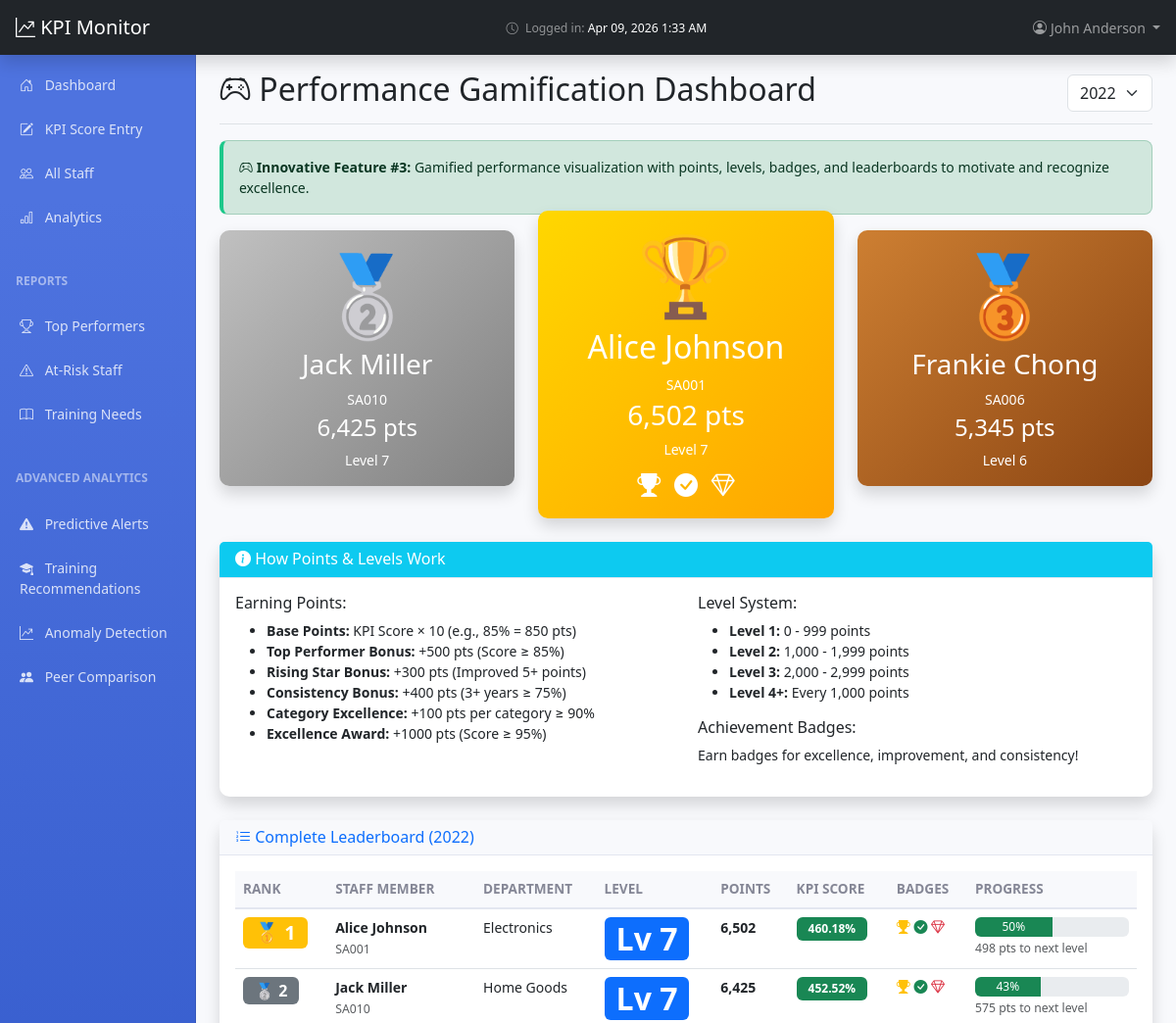
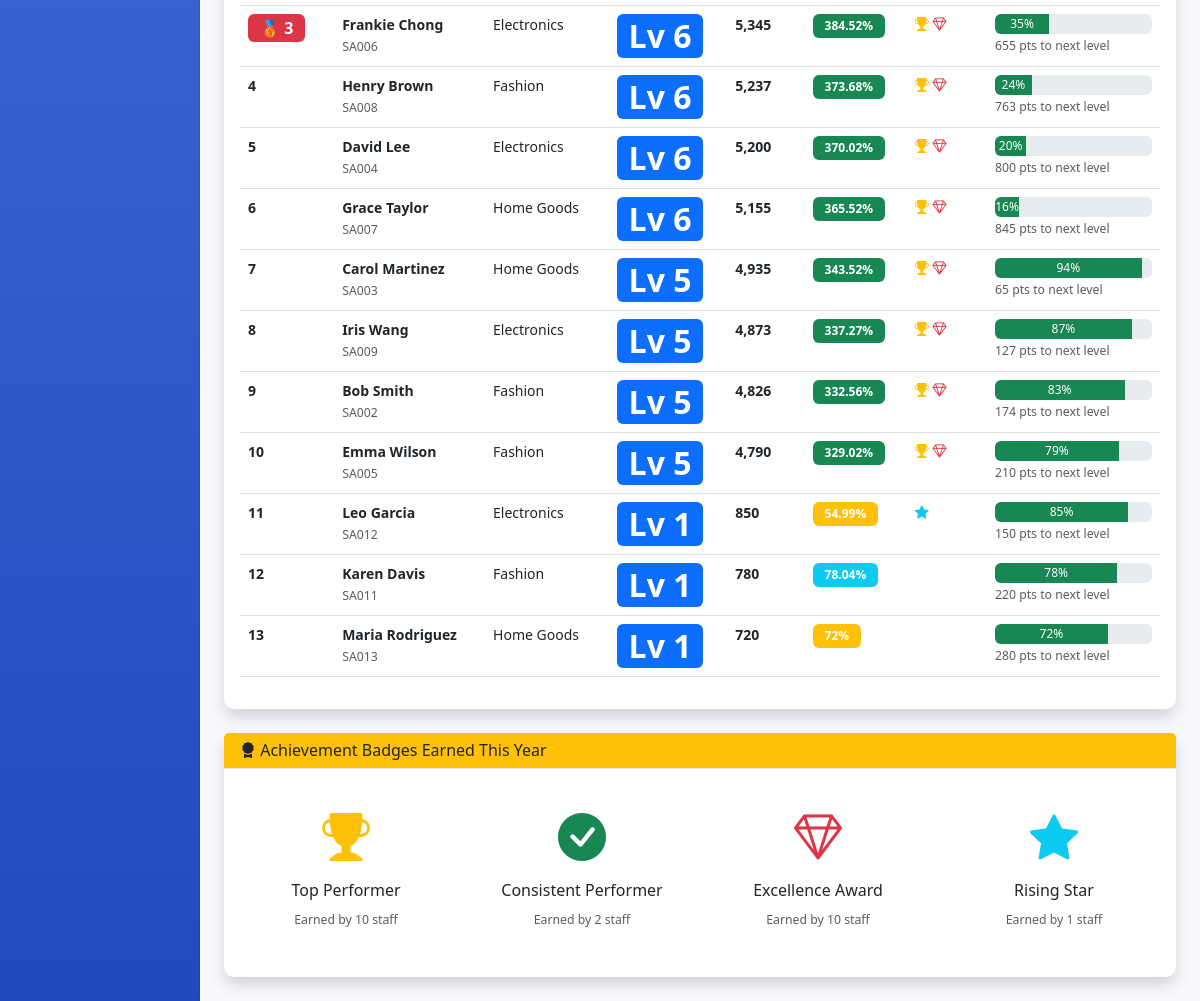
Screenshot of /supervisor/gamification.php?year=2022 (signed in) with the database file from the repository (2 pictures, top to bottom).
### tables this page shows
CREATE TABLE `staff` (
  `staff_id` int(11) NOT NULL,
  `staff_code` varchar(20) NOT NULL,
  `name` varchar(100) NOT NULL,
  `email` varchar(100) DEFAULT NULL,
  `department` varchar(100) DEFAULT NULL,
  `position` varchar(100) DEFAULT 'Sales Assistant',
  `status` enum('Active','Inactive') DEFAULT 'Active',
  `hire_date` date DEFAULT NULL,
  `photo` varchar(100) DEFAULT NULL COMMENT 'Filename in assets/photos/ e.g. Alice_Johnson.jpg',
  `created_at` timestamp NOT NULL DEFAULT current_timestamp()
);

### supervisor/gamification.php (the view, shortened to what the rows shown need)
<?php
require_once '../config/database.php';
require_once '../includes/KPICalculator.php';
$pdo = getDBConnection();
$calculator = new KPICalculator($pdo);
$current_year = date('Y');
$selected_year = $_GET['year'] ?? $current_year;
$sql = "SELECT staff_id, staff_code as staff_number, name as full_name, department as department_name, status
        FROM staff
        WHERE status = 'Active'
        ORDER BY name";
$stmt = $pdo->prepare($sql);
$stmt->execute();
$all_staff = $stmt->fetchAll();
$leaderboard = [];
foreach ($all_staff as $staff) {
    $score_data = $calculator->calculateOverallScore($staff['staff_id'], $selected_year);
    $trend = $calculator->getPerformanceTrend($staff['staff_id']);
    if ($score_data['has_data']) {
        $points = 0;
        $badges = [];
        $points += $score_data['overall_score'] * 10;
        if ($score_data['overall_score'] >= 85) {
            $points += 500;
            $badges[] = ['name' => 'Top Performer', 'icon' => 'trophy-fill', 'color' => 'warning'];
        }
        if (count($trend) >= 2) {
            $latest = end($trend);
            if ($latest['trend'] == 'improving' && $latest['change'] > 5) {
                $points += 300;
                $badges[] = ['name' => 'Rising Star', 'icon' => 'star-fill', 'color' => 'info'];
            }
        }
        $consistent_years = 0;
        foreach ($trend as $year_data) {
            if ($year_data['overall_score'] >= 75) {
                $consistent_years++;
            }
        }
        if ($consistent_years >= 3) {
            $points += 400;
            $badges[] = ['name' => 'Consistent Performer', 'icon' => 'check-circle-fill', 'color' => 'success'];
        }
        if ($score_data['overall_score'] >= 95) {
            $badges[] = ['name' => 'Excellence Award', 'icon' => 'gem', 'color' => 'danger'];
            $points += 1000;
        }
        $level = floor($points / 1000) + 1;
        $next_level_points = $level * 1000;
        $progress = (($points % 1000) / 1000) * 100;
        $leaderboard[] = [
            'staff_id' => $staff['staff_id'],
            'staff_number' => $staff['staff_number'],
            'full_name' => $staff['full_name'],
            'department' => $staff['department_name'],
            'score' => $score_data['overall_score'],
            'points' => $points,
            'level' => $level,
            'progress' => $progress,
            'next_level_points' => $next_level_points,
            'badges' => $badges
        ];
    }
}
usort($leaderboard, function($a, $b) {
    return $b['points'] <=> $a['points'];
});
?>
<!DOCTYPE html>
<html lang="en">
<head>
    <link href="https://cdn.jsdelivr.net/npm/bootstrap@5.3.0/dist/css/bootstrap.min.css" rel="stylesheet">
    <link rel="stylesheet" href="https://cdn.jsdelivr.net/npm/bootstrap-icons@1.11.0/font/bootstrap-icons.css">
    <link href="../assets/css/dashboard.css" rel="stylesheet">
</head>
<body>
    <div class="container-fluid">
        <div class="row">
            <main class="col-md-9 ms-sm-auto col-lg-10 px-md-4">
                <div class="d-flex justify-content-between flex-wrap flex-md-nowrap align-items-center pt-3 pb-2 mb-3 border-bottom">
                    <h1 class="h2"><i class="bi bi-controller"></i> Performance Gamification Dashboard</h1>
                </div>
                <?php if (count($leaderboard) >= 3): ?>
                <div class="row mb-4">
                    <div class="col-md-4 order-md-1">
                        <div class="card leaderboard-card shadow rank-2 text-white">
                            <div class="card-body text-center">
                                <div class="display-1">🥈</div>
                                <h3 class="mt-2"><?= htmlspecialchars($leaderboard[1]['full_name']) ?></h3>
                                <p class="mb-1"><?= $leaderboard[1]['staff_number'] ?></p>
                                <h4><?= number_format($leaderboard[1]['points']) ?> pts</h4>
                                <p class="mb-0">Level <?= $leaderboard[1]['level'] ?></p>
                            </div>
                        </div>
                    </div>
                    <div class="col-md-4 order-md-2">
                        <div class="card leaderboard-card shadow rank-1 text-white" style="margin-top: -20px;">
                            <div class="card-body text-center">
                                <div class="display-1">🏆</div>
                                <h2 class="mt-2"><?= htmlspecialchars($leaderboard[0]['full_name']) ?></h2>
                                <p class="mb-1"><?= $leaderboard[0]['staff_number'] ?></p>
                                <h3><?= number_format($leaderboard[0]['points']) ?> pts</h3>
                                <p class="mb-0">Level <?= $leaderboard[0]['level'] ?></p>
                                <div class="mt-2">
                                    <?php foreach (array_slice($leaderboard[0]['badges'], 0, 3) as $badge): ?>
                                        <i class="bi bi-<?= $badge['icon'] ?> badge-icon"></i>
                                    <?php endforeach; ?>
                                </div>
                            </div>
                        </div>
                    </div>
                    <div class="col-md-4 order-md-3">
                        <div class="card leaderboard-card shadow rank-3 text-white">
                            <div class="card-body text-center">
                                <div class="display-1">🥉</div>
                                <h3 class="mt-2"><?= htmlspecialchars($leaderboard[2]['full_name']) ?></h3>
                                <p class="mb-1"><?= $leaderboard[2]['staff_number'] ?></p>
                                <h4><?= number_format($leaderboard[2]['points']) ?> pts</h4>
                                <p class="mb-0">Level <?= $leaderboard[2]['level'] ?></p>
                            </div>
                        </div>
                    </div>
                </div>
                <?php endif; ?>
                <div class="card shadow mb-4">
                    <div class="card-body">
                        <div class="table-responsive">
                            <table class="table table-hover">
                                <thead>
                                    <tr>
                                        <th scope="col">Rank</th>
                                        <th scope="col">Staff Member</th>
                                        <th scope="col">Department</th>
                                        <th scope="col">Level</th>
                                        <th scope="col">Points</th>
                                        <th scope="col">KPI Score</th>
                                        <th scope="col">Badges</th>
                                        <th scope="col">Progress</th>
                                    </tr>
                                </thead>
                                <tbody>
                                    <?php foreach ($leaderboard as $index => $entry): ?>
                                        <tr>
                                            <td>
                                                <?php if ($index == 0): ?>
                                                    <span class="badge bg-warning fs-5">🥇 1</span>
                                                <?php elseif ($index == 1): ?>
                                                    <span class="badge bg-secondary fs-6">🥈 2</span>
                                                <?php elseif ($index == 2): ?>
                                                    <span class="badge bg-danger fs-6">🥉 3</span>
                                                <?php else: ?>
                                                    <strong><?= $index + 1 ?></strong>
                                                <?php endif; ?>
                                            </td>
                                            <td>
                                                <strong><?= htmlspecialchars($entry['full_name']) ?></strong><br>
                                                <small class="text-muted"><?= $entry['staff_number'] ?></small>
                                            </td>
                                            <td><?= htmlspecialchars($entry['department']) ?></td>
                                            <td>
                                                <span class="badge bg-primary level-badge">
                                                    Lv <?= $entry['level'] ?>
                                                </span>
                                            </td>
                                            <td><strong><?= number_format($entry['points']) ?></strong></td>
                                            <td>
                                                <span class="badge bg-<?= $entry['score'] >= 85 ? 'success' : ($entry['score'] >= 75 ? 'info' : 'warning') ?>">
                                                    <?= $entry['score'] ?>%
                                                </span>
                                            </td>
                                            <td>
                                                <?php foreach (array_slice($entry['badges'], 0, 3) as $badge): ?>
                                                    <i class="bi bi-<?= $badge['icon'] ?> text-<?= $badge['color'] ?>"
                                                       title="<?= $badge['name'] ?>"
                                                       data-bs-toggle="tooltip"></i>
                                                <?php endforeach; ?>
                                            </td>
                                            <td style="min-width: 150px;">
                                                <div class="progress" style="height: 20px;">
                                                    <div class="progress-bar bg-success"
                                                         style="width: <?= $entry['progress'] ?>%"
                                                         title="<?= round($entry['progress'], 1) ?>% to Level <?= $entry['level'] + 1 ?>">
                                                        <?= round($entry['progress']) ?>%
                                                    </div>
                                                </div>
                                                <small class="text-muted">
                                                    <?= number_format($entry['next_level_points'] - $entry['points']) ?> pts to next level
                                                </small>
                                            </td>
                                        </tr>
                                    <?php endforeach; ?>
                                </tbody>
                            </table>
                        </div>
                    </div>
                </div>
            </main>
        </div>
    </div>
</body>
</html>

### rows the page displays
staff: name "Jack Miller", staff_code "SA010", shows "🥈 2", department "Home Goods", level "7", points "6,425", score "452.52", $entry['progress'] 42.5 (drawn), progress "43", points "575"
staff: name "Alice Johnson", staff_code "SA001", shows "🥇 1", department "Electronics", level "7", points "6,502", score "460.18", $entry['progress'] 50.1 (drawn), progress "50", points "498"
staff: name "Frankie Chong", staff_code "SA006", staff_id "6", shows "🥉 3", department "Electronics", points "5,345", score "384.52", progress "35", points "655"
staff: name "Henry Brown", staff_code "SA008", department "Fashion", level "6", points "5,237", score "373.68", $entry['progress'] 23.6 (drawn), progress "24", points "763"
staff: name "David Lee", staff_code "SA004", department "Electronics", level "6", points "5,200", score "370.02", progress "20", points "800"
staff: name "Grace Taylor", staff_code "SA007", department "Home Goods", level "6", points "5,155", score "365.52", $entry['progress'] 15.5 (drawn), progress "16", points "845"
staff: name "Carol Martinez", staff_code "SA003", department "Home Goods", level "5", points "4,935", score "343.52", $entry['progress'] 93.5 (drawn), progress "94", points "65"
staff: name "Iris Wang", staff_code "SA009", department "Electronics", level "5", points "4,873", score "337.27", $entry['progress'] 87.2 (drawn), progress "87", points "127"
staff: name "Bob Smith", staff_code "SA002", department "Fashion", level "5", points "4,826", score "332.56", $entry['progress'] 82.5 (drawn), progress "83", points "174"
staff: name "Emma Wilson", staff_code "SA005", department "Fashion", staff_id "5", points "4,790", score "329.02", progress "79", points "210"
staff: name "Leo Garcia", staff_code "SA012", department "Electronics", level "1", points "850", score "54.99", $entry['progress'] 84.9 (drawn), progress "85", points "150"
staff: name "Karen Davis", staff_code "SA011", department "Fashion", level "1", points "780", score "78.04", progress "78", points "220"
staff: name "Maria Rodriguez", staff_code "SA013", department "Home Goods", level "1", points "720", score "72", progress "72", points "280"

### other values shown
$login_display "Apr 09, 2026 1:33 AM"
$supervisor_name "John Anderson"
$leaderboard[1]['points'] "6,425"
$leaderboard[1]['level'] "7"
$leaderboard[0]['points'] "6,502"
$leaderboard[0]['level'] "7"
$leaderboard[2]['points'] "5,345"
$badge_name "Top Performer"
$data['count'] "10"
$badge_name "Consistent Performer"
$data['count'] "2"
$badge_name "Excellence Award"
$badge_name "Rising Star"
$data['count'] "1"
form field value "2022"
